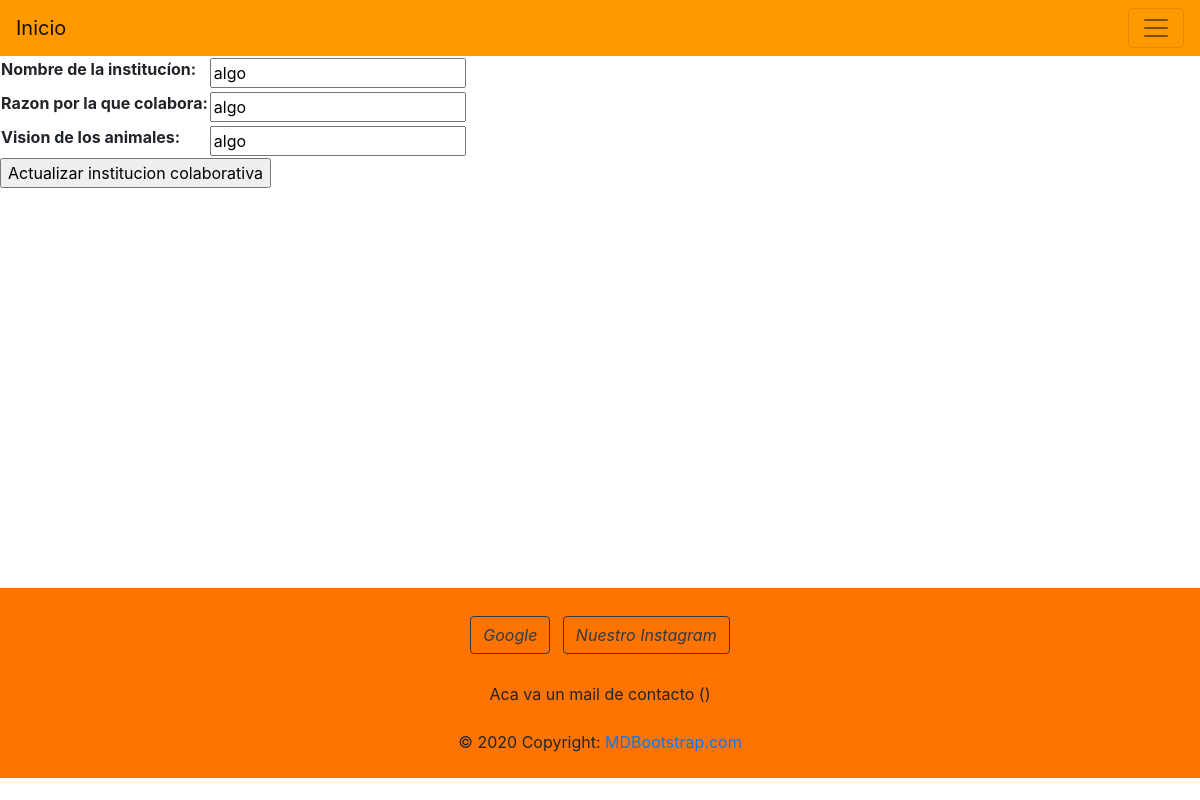
The page /modelos/actualizar_institucion_colaborativa/1/ (signed in) on the database its author committed.
### Models/models.py (models this page shows, shortened)
class OurCollaborativeInstitutions (models.Model):
    instituion_name = models.CharField (max_length=30, verbose_name='Nombre de la institucion')
    institution_reason_to_colaborate = models.CharField (max_length =500 , verbose_name='Razon por la que colabora')
    institution_vision_of_animals = models.CharField (max_length=500 , verbose_name='Vision de los animales')
    class Meta:
        verbose_name = 'Institucion colaborativa'
        verbose_name_plural = 'Instituciones colaborativas'

### Models/views.py (the view, shortened to what this page needs)
@login_required
def update_our_colaborative_institutions (request , id):
    our_colaborative_institutions = OurCollaborativeInstitutions.objects.get (id = id)
    if request.method == 'GET':
        context = {
            'colaborative_institution_form' : OurCollaborativeInstitutionsForms (
                initial = {
                    'instituion_name':our_colaborative_institutions.instituion_name,
                    'institution_reason_to_colaborate': our_colaborative_institutions.institution_reason_to_colaborate,
                    'institution_vision_of_animals':our_colaborative_institutions.institution_vision_of_animals,
                }
            )
        }
        return render (request , 'our_colaborative_institutions/update_our_colaborative_institutions.html' , context = context)

### Models/forms.py
class OurCollaborativeInstitutionsForms (forms.Form):
    instituion_name = forms.CharField (max_length=30, label = 'Nombre de la institucíon' )
    institution_reason_to_colaborate = forms.CharField (max_length=500 , label = 'Razon por la que colabora' )
    institution_vision_of_animals = forms.CharField (max_length=500, label = 'Vision de los animales' )

### templates/our_colaborative_institutions/update_our_colaborative_institutions.html (shortened to what this page needs)
{% extends 'base.html' %}
{% block content %}
{% if colaborative_institution_form  %}
<form action="" method="POST">
<table>
    {{colaborative_institution_form.as_table}}
</table>
<p><input type="submit" value="Actualizar institucion colaborativa" ></p>
</form>
    {% endif %}
        <br>
        <br>
        <br>
        <br>
        <br>
        <br>
        <br>
        <br>
        <br>
        <br>
        <br>
        <br>
        <br>
        <br>
        <br>
        <br>
{% endblock %}

### rows shown on the page
OurCollaborativeInstitutions: instituion_name "algo", institution_reason_to_colaborate "algo", institution_vision_of_animals "algo"
